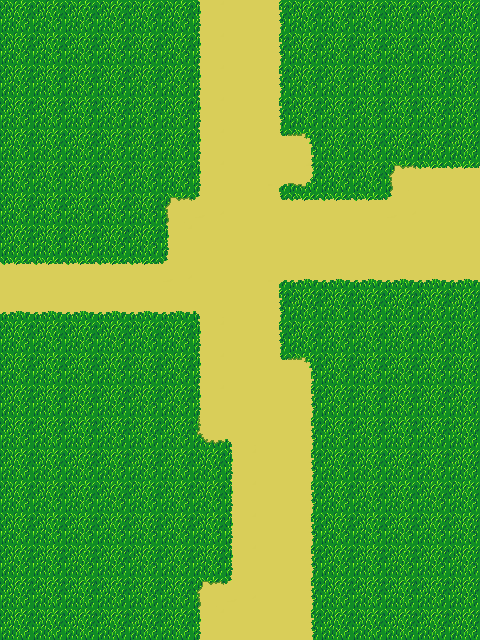

A 2D game scene composited from a Tiled map and its tileset images. What follows is a short description and the map's XML, with every tile layer's data as written:
An orthogonal 15x20 tile map with 32x32 px tiles, 3 tile layers (Base Layer, Ground Layer, Upper Layer) and 6 objects (3x Entrance, 3x Exit).

<map version="1.0" tiledversion="1.0.3" orientation="orthogonal" renderorder="right-down" width="15" height="20" tilewidth="32" tileheight="32" nextobjectid="7">
 <tileset firstgid="1" source="Spring.tsx" />
 <layer name="Base Layer" width="15" height="20">
  <data encoding="csv">
11,11,11,11,11,11,12,9,10,11,11,11,11,11,11,
11,11,11,11,11,11,12,9,10,11,11,11,11,11,11,
11,11,11,11,11,11,12,9,10,11,11,11,11,11,11,
11,11,11,11,11,11,12,9,10,11,11,11,11,11,11,
11,11,11,11,11,11,12,9,19,5,11,11,11,11,11,
11,11,11,11,11,11,12,9,1,14,11,11,4,20,20,
11,11,11,11,11,4,21,9,19,20,20,20,21,9,9,
11,11,11,11,11,12,9,9,9,9,9,9,9,9,9,
20,20,20,20,20,21,9,9,1,2,2,2,2,2,2,
2,2,2,2,2,2,3,9,10,11,11,11,11,11,11,
11,11,11,11,11,11,12,9,10,11,11,11,11,11,11,
11,11,11,11,11,11,12,9,19,5,11,11,11,11,11,
11,11,11,11,11,11,12,9,9,10,11,11,11,11,11,
11,11,11,11,11,11,13,3,9,10,11,11,11,11,11,
11,11,11,11,11,11,11,12,9,10,11,11,11,11,11,
11,11,11,11,11,11,11,12,9,10,11,11,11,11,11,
11,11,11,11,11,11,11,12,9,10,11,11,11,11,11,
11,11,11,11,11,11,11,12,9,10,11,11,11,11,11,
11,11,11,11,11,11,4,21,9,10,11,11,11,11,11,
11,11,11,11,11,11,12,9,9,10,11,11,11,11,11
</data>
 </layer>
 <layer name="Ground Layer" width="15" height="20">
  <data encoding="csv">
0,0,0,0,0,0,0,0,0,0,0,0,0,0,0,
0,0,0,0,0,0,0,0,0,0,0,0,0,0,0,
0,0,0,0,0,0,0,0,0,0,0,0,0,0,0,
0,0,0,0,0,0,0,0,0,0,0,0,0,0,0,
0,0,0,0,0,0,0,0,0,0,0,0,0,0,0,
0,0,0,0,0,0,0,0,0,0,0,0,0,0,0,
0,0,0,0,0,0,0,0,0,0,0,0,0,0,0,
0,0,0,0,0,0,0,0,0,0,0,0,0,0,0,
0,0,0,0,0,0,0,0,0,0,0,0,0,0,0,
0,0,0,0,0,0,0,0,0,0,0,0,0,0,0,
0,0,0,0,0,0,0,0,0,0,0,0,0,0,0,
0,0,0,0,0,0,0,0,0,0,0,0,0,0,0,
0,0,0,0,0,0,0,0,0,0,0,0,0,0,0,
0,0,0,0,0,0,0,0,0,0,0,0,0,0,0,
0,0,0,0,0,0,0,0,0,0,0,0,0,0,0,
0,0,0,0,0,0,0,0,0,0,0,0,0,0,0,
0,0,0,0,0,0,0,0,0,0,0,0,0,0,0,
0,0,0,0,0,0,0,0,0,0,0,0,0,0,0,
0,0,0,0,0,0,0,0,0,0,0,0,0,0,0,
0,0,0,0,0,0,0,0,0,0,0,0,0,0,0
</data>
 </layer>
 <layer name="Upper Layer" width="15" height="20">
  <data encoding="csv">
0,0,0,0,0,0,0,0,0,0,0,0,0,0,0,
0,0,0,0,0,0,0,0,0,0,0,0,0,0,0,
0,0,0,0,0,0,0,0,0,0,0,0,0,0,0,
0,0,0,0,0,0,0,0,0,0,0,0,0,0,0,
0,0,0,0,0,0,0,0,0,0,0,0,0,0,0,
0,0,0,0,0,0,0,0,0,0,0,0,0,0,0,
0,0,0,0,0,0,0,0,0,0,0,0,0,0,0,
0,0,0,0,0,0,0,0,0,0,0,0,0,0,0,
0,0,0,0,0,0,0,0,0,0,0,0,0,0,0,
0,0,0,0,0,0,0,0,0,0,0,0,0,0,0,
0,0,0,0,0,0,0,0,0,0,0,0,0,0,0,
0,0,0,0,0,0,0,0,0,0,0,0,0,0,0,
0,0,0,0,0,0,0,0,0,0,0,0,0,0,0,
0,0,0,0,0,0,0,0,0,0,0,0,0,0,0,
0,0,0,0,0,0,0,0,0,0,0,0,0,0,0,
0,0,0,0,0,0,0,0,0,0,0,0,0,0,0,
0,0,0,0,0,0,0,0,0,0,0,0,0,0,0,
0,0,0,0,0,0,0,0,0,0,0,0,0,0,0,
0,0,0,0,0,0,0,0,0,0,0,0,0,0,0,
0,0,0,0,0,0,0,0,0,0,0,0,0,0,0
</data>
 </layer>
 <objectgroup name="Travel Layer">
  <object id="1" name="Entrance" x="38.75" y="264.999" width="17.3333" height="18.3333">
   <properties>
    <property name="Entrance" value="mapNearWilds" />
   </properties>
  </object>
  <object id="2" name="Exit" x="5.24998" y="250.667" width="13.8333" height="77.3333">
   <properties>
    <property name="Exit" value="mapNearWilds" />
   </properties>
  </object>
  <object id="3" name="Entrance" x="395.417" y="231.666" width="17.3333" height="18.3333">
   <properties>
    <property name="Entrance" value="mapRiverHollowTown" />
   </properties>
  </object>
  <object id="4" name="Exit" x="442.583" y="186.667" width="13.8333" height="77.3333">
   <properties>
    <property name="Exit" value="mapRiverHollowTown" />
   </properties>
  </object>
  <object id="5" name="Exit" x="205.667" y="8.66668" width="65.8333" height="14.6666">
   <properties>
    <property name="Exit" value="mapMountains" />
   </properties>
  </object>
  <object id="6" name="Entrance" x="233.833" y="44.9993" width="10.6666" height="11.6666">
   <properties>
    <property name="Entrance" value="mapMountains" />
   </properties>
  </object>
 </objectgroup>
 <objectgroup name="Character Layer" />
</map>
